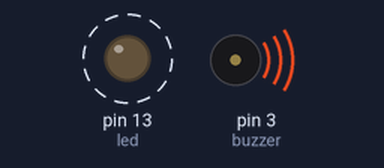
Recording of a sketch running on a simulated Arduino Uno, built with avr-gcc and run on an emulated ATmega328P. Shown: output pins drawn as LEDs (lit = HIGH), buzzer (waves = sounding, pin HIGH). Dashed ring = blinking.

Above: at 0.3 s.
Timing chart, 0 to 3.0 s (numbered marks = the images above):
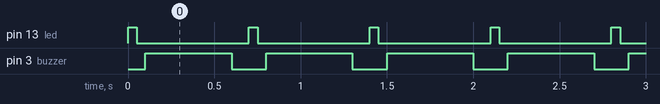

Measured:
- by itself, pin 13 (led): alternates HIGH for 0.05 s and LOW for 0.65 s
- by itself, pin 3 (buzzer): alternates HIGH for 0.50 s and LOW for 0.20 s
- by itself, everything shown: repeats every 0.70 s, in 4 steps

The sketch:

blink_led.ino
```cpp
// this is a program that blinks an LED
int led = 13; // LED connected to pin 13
int buzzer = 3; // buzzer connected to pin 3
// part of code that runs once
void setup(){
  pinMode(led, OUTPUT); // LED set as output
  pinMode(buzzer, OUTPUT); // buzzer set as output
}

// part of code that runs continuously
void loop() {
  digitalWrite(led, HIGH); // turns on the LED
  delay(50);
  digitalWrite(led, LOW); // turns it off
  delay(50);
  digitalWrite(buzzer, HIGH);
  delay(500);
  digitalWrite(buzzer, LOW);
  delay(100);
}
```
